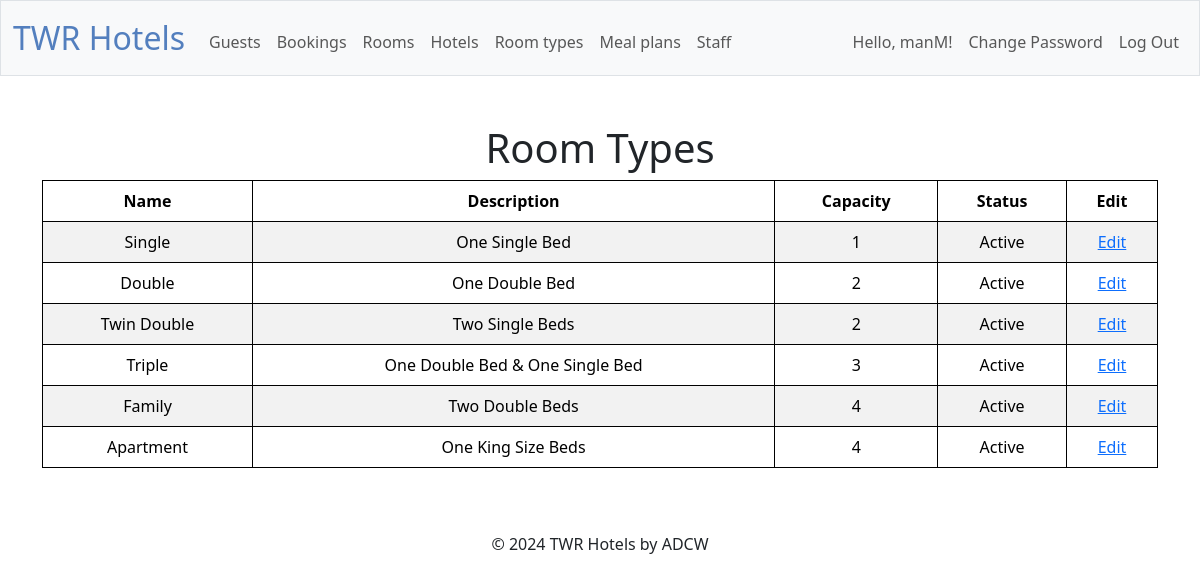
The app's page /roomTypes (signed in) with its own data.
### tables this page shows
CREATE TABLE "roomTypes" (typeID INTEGER PRIMARY KEY AUTOINCREMENT NOT NULL,name TEXT NOT NULL, description TEXT, capacity INTEGER NOT NULL, statusID INTEGER NOT NULL, FOREIGN KEY (statusID) REFERENCES status(statusID));

CREATE TABLE "status" (statusID INTEGER PRIMARY KEY AUTOINCREMENT NOT NULL, status TEXT NOT NULL);

### app.py (the view)
@app.route("/roomTypes", methods=["GET"])
@manager_required
def roomTypes():
    roomTypes = db.execute(
        "SELECT roomTypes.*, status.status FROM roomTypes INNER JOIN status ON roomTypes.statusID = status.statusID ORDER BY capacity ASC")
    return render_template("roomTypes.html", roomTypes=roomTypes)

### app.py (called while the page is built)
@app.after_request
def after_request(response):
    response.headers["Cache-Control"] = "no-cache, no-store, must-revalidate"
    response.headers["Expires"] = 0
    response.headers["Pragma"] = "no-cache"
    return response

### templates/roomTypes.html (shortened to what this page needs)
{% extends "layout.html" %}
{% block main %}
<h1>Room Types</h1>
<table class="table table-striped">
    <thead>
        <tr>
            <th>Name</th>
            <th>Description</th>
            <th>Capacity</th>
            <th>Status</th>
            <th>Edit</th>
        </tr>
    </thead>
    <tbody>
        {% for roomType in roomTypes %}
            <tr>
                <td>{{ roomType["name"] }}</td>
                <td>{{ roomType["description"] }}</td>
                <td>{{ roomType["capacity"] }}</td>
                <td>{{ roomType["status"] }}</td>
                <td><a href="/edit_roomType?typeid={{ roomType['typeID'] }}">Edit</a></td>
            </tr>
        {% endfor %}
    </tbody>
</table>
{% endblock %}

### static/styles.css (style rules this page uses)
table { background-color: transparent; margin-bottom: 1rem; width: 100%; }
table th, table td { padding: 0.75rem; vertical-align: middle; border-collapse: collapse; border: 1px solid; }
tbody tr:nth-of-type(odd) { background-color: rgb(179, 208, 255, 0.3) }

### records on screen
roomTypes: name "Single", description "One Single Bed", capacity "1", status "Active"
roomTypes: name "Double", description "One Double Bed", capacity "2", status "Active"
roomTypes: name "Twin Double", description "Two Single Beds", capacity "2", status "Active"
roomTypes: name "Triple", description "One Double Bed & One Single Bed", capacity "3", status "Active"
roomTypes: name "Family", description "Two Double Beds", capacity "4", status "Active"
roomTypes: name "Apartment", description "One King Size Beds", capacity "4", status "Active"

### other values on screen
{{ session["username"] }} "manM"
